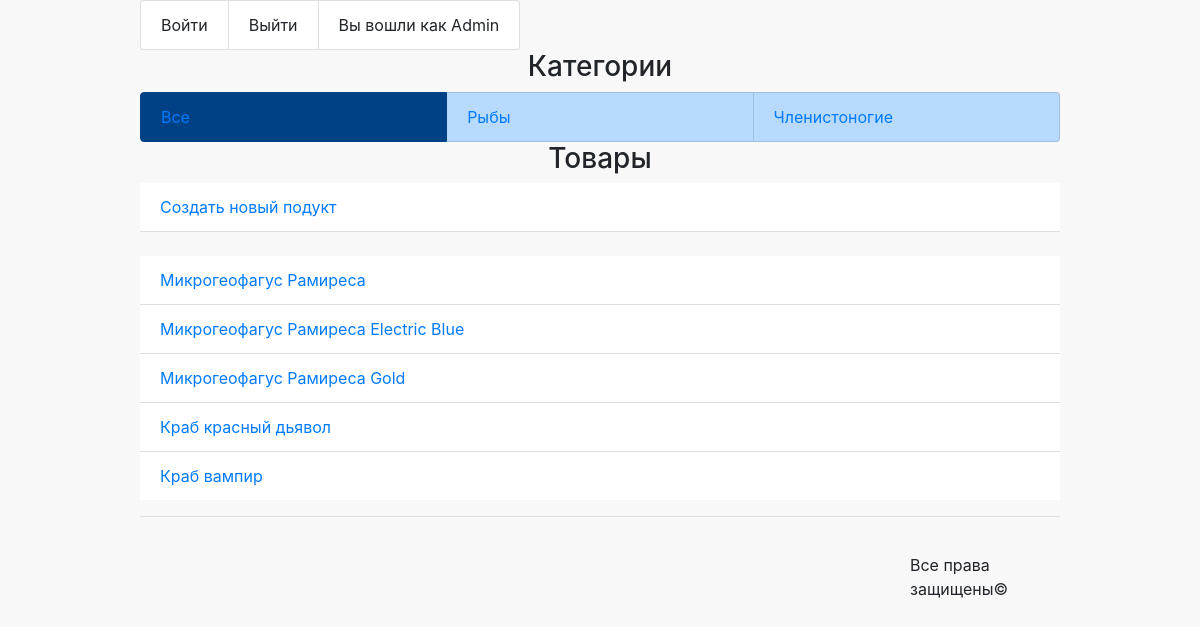
The page /admin_custom/products/read/ (signed in) on the database its author committed.
### authapp/models.py (models this page shows, shortened)
class ShopUser(AbstractUser):
    class Meta:
        verbose_name = 'пользователь'
        verbose_name_plural = 'пользователи'
    avatar = models.ImageField(upload_to='users_avatars', blank=True)
    age = models.PositiveIntegerField(verbose_name='возраст', default=18)
    activation_key = models.CharField(max_length=128, blank=True)
    activation_key_expires = models.DateTimeField(
        default=det_expires_datetime()
    )

### mainapp/models.py (models this page shows, shortened)
class ProductCategory(models.Model):
    name = models.CharField(verbose_name='имя', max_length=64, unique=True)
    description = models.TextField(verbose_name='описание', blank=True)

class Product(models.Model):
    category = models.ForeignKey(ProductCategory, on_delete=models.CASCADE)
    name = models.CharField(verbose_name='имя продукта', max_length=128)
    image = models.ImageField(upload_to='products_images', blank=True)
    short_desc = models.CharField(verbose_name='краткое описание продукта', max_length=60, blank=True)
    description = models.TextField(verbose_name='описание продукта', blank=True)
    price = models.DecimalField(verbose_name='цена продукта', max_digits=8, decimal_places=2, default=0)
    quantity = models.PositiveIntegerField(verbose_name='количество на складе', default=0)
    is_hot = models.BooleanField(verbose_name='горячий продукт', default=False)

### adminapp/views.py (the view)
# urls.py: path('products/read/', adminapp.ProductListView.as_view(), name='products'),
class ProductListView(IsSuperUserView, ListView):
    model = Product
    template_name = 'adminapp/products.html'
    queryset = Product.objects.all()
    def get_queryset(self):
        queryset = super(ProductListView, self).get_queryset()
        category_pk = self.kwargs.get('category_pk')
        if category_pk:
            category = get_object_or_404(ProductCategory, pk=category_pk)
            queryset = queryset.filter(category=category)
        return queryset
    def get_context_data(self, *, object_list=None, **kwargs):
        context = super(ProductListView, self).get_context_data(**kwargs)
        context['title'] = 'Админка'
        context['categories'] = ProductCategory.objects.all()
        return context

### adminapp/views.py (called while the page is built)
    def test_func(self):
        return self.request.user.is_superuser

### mainapp/context_processors.py (called while the page is built)
def basket(request):
   basket = []
   if request.user.is_authenticated:
       basket = BasketSlot.objects.filter(user=request.user)
   return {
       'basket': basket,
   }

### adminapp/templates/adminapp/products.html
{% extends 'adminapp/base_admin.html' %}
{% block content %}
<div>
    <h3>Категории</h3>
    <ul class="list-group list-group-horizontal">
        <li class="{% if request.resolver_match.kwargs.pk == category.pk or 0 %}
                  list-group-item list-group-item-action list-group-item-primary active
               {% else %}
                  list-group-item list-group-item-action list-group-item-primary
               {% endif %}">
        <a href="{% url 'admin_custom:products_by_category' 0 %}">Все</a></li>
        {% for category in categories %}
        <li class="{% if request.resolver_match.kwargs.pk == category.pk %}
                  list-group-item list-group-item-action list-group-item-primary active
               {% else %}
                  list-group-item list-group-item-action list-group-item-primary
               {% endif %}">
        <a href="{% url 'admin_custom:products_by_category' category.pk %}">{{ category.name }}</a></li>
        {% endfor %}
    </ul>
    <h3>Товары</h3>
    <ul class="list-group list-group-flush">
        <li class="list-group-item">
            <a href="{% url 'admin_custom:product_create' %}">Создать новый подукт</a>
        </li>
    </ul>
    <br>
    <ul class="list-group list-group-flush">
        {% for objects in object_list %}
            <li class="list-group-item"><a href="{% url 'admin_custom:product_read' objects.pk %}">{{objects.name}}</a></li>
        {% endfor %}
   </ul>
</div>
{% endblock %}

### adminapp/templates/adminapp/includes/inc_menu.html
<ul class="list-group list-group-horizontal">
  <li class="list-group-item"><a>Войти</a></li>
  <li class="list-group-item"><a>Выйти</a></li>
  <li class="list-group-item">Вы вошли как {{ request.user.username|title }}</li>
</ul>

### static/css/styles.css (style rules this page uses)
.body { background-color: #f8f8f8 }
h1, h3, p { text-align: center; }

### rows shown on the page
ShopUser: user.username "Admin"
ProductCategory: name "Рыбы"
ProductCategory: name "Членистоногие"
Product: name "Микрогеофагус Рамиреса"
Product: name "Микрогеофагус Рамиреса Electric Blue"
Product: name "Микрогеофагус Рамиреса Gold"
Product: name "Краб красный дьявол"
Product: name "Краб вампир"
